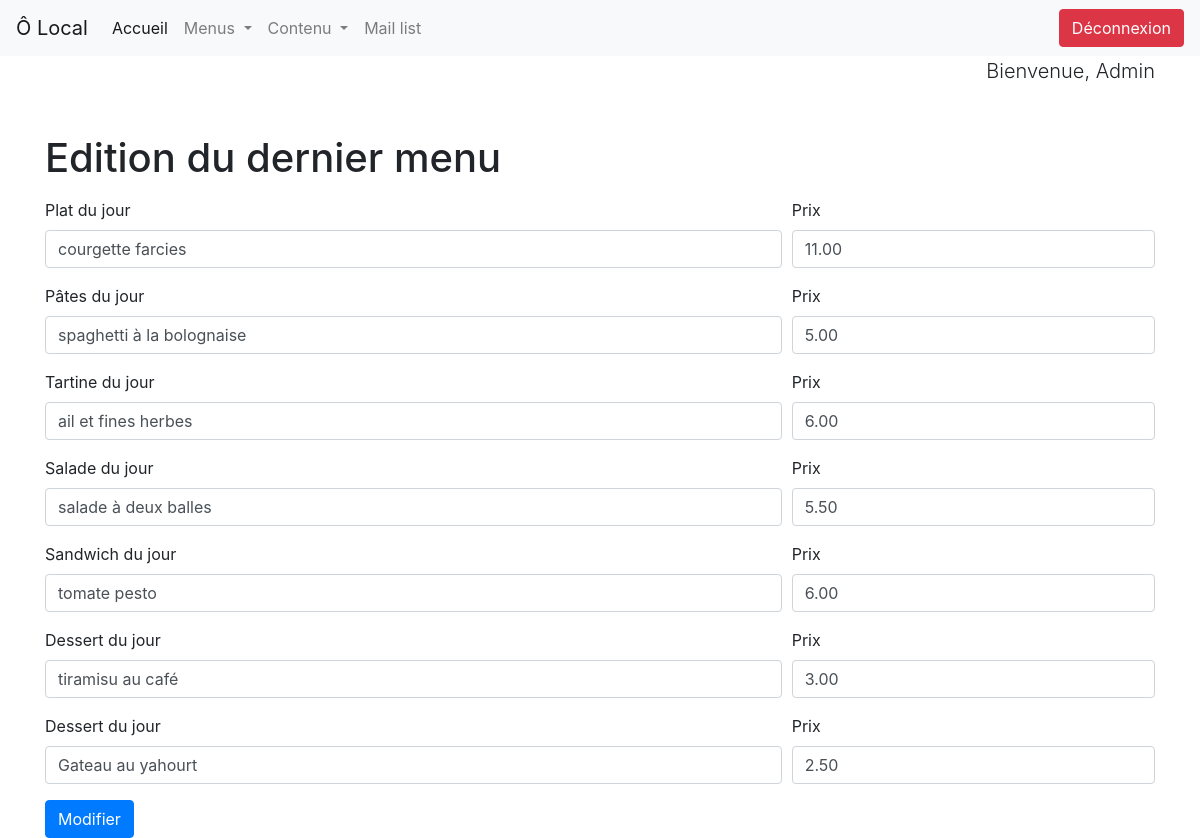
The app's page /backOffice/editMenu.php (signed in) with its own data.
### tables this page shows
CREATE TABLE `products` (
  `id` int(11) NOT NULL,
  `name` varchar(255) NOT NULL,
  `price` float(10,2) NOT NULL,
  `category` varchar(255) NOT NULL,
  `menu_id` int(11) NOT NULL
);

### backOffice/includes/views/editMenu.phtml (the view, shortened to what this page needs)
<main class="container-xl">
    <p class="text-right mb-5 lead">Bienvenue, <?= htmlspecialchars($_SESSION['admin']['name']) ?></p>
    <h1 class="ml-5 ml-md-auto text-left">Edition du dernier menu</h1>
    <form action='' method='POST'>
        <?php foreach($products as $product): ?>
            <?php if ( $product['category'] != 'Dessert'): ?>
                <div class="form-row">
                    <div class="form-group col-md-8">
                        <label for="<?= htmlspecialchars($product['category']) ?>"><?= htmlspecialchars($product['category']) ?> du jour</label>
                        <input type="text" class="form-control" id="<?= htmlspecialchars($product['category']) ?>" name="<?= htmlspecialchars($product['category']) ?>" value='<?= htmlspecialchars($product['name']) ?>'>
                    </div>
                    <div class="form-group col-md">
                        <label for="<?= htmlspecialchars($product['category']) ?>_price">Prix</label>
                        <input type="text" class="form-control" id="<?= htmlspecialchars($product['category']) ?>_price" name="<?= htmlspecialchars($product['category']) ?>_price" value='<?= htmlspecialchars($product['price']) ?>'>
                    </div>
                </div>
            <?php else: ?>
                <div class="form-row">
                    <div class="form-group col-md-8">
                        <label for="<?= htmlspecialchars($product['category']) ?>"><?= htmlspecialchars($product['category']) ?> du jour</label>
                        <input type="text" class="form-control" id="<?= htmlspecialchars($product['category']) ?>" name="<?= htmlspecialchars($product['category']) ?>[]" value='<?= htmlspecialchars($product['name']) ?>'>
                    </div>
                    <div class="form-group col-md">
                        <label for="<?= htmlspecialchars($product['category']) ?>_price">Prix</label>
                        <input type="text" class="form-control" id="<?= htmlspecialchars($product['category']) ?>_price" name="<?= htmlspecialchars($product['category']) ?>_prices[]" value='<?= htmlspecialchars($product['price']) ?>'>
                    </div>
                </div>
            <?php endif; ?>
        <?php endforeach; ?>
        <button type="submit" class="btn btn-primary">Modifier</button>
    </form>
</main>
</body>
</html>

### records on screen
products: category "Plat", Plat "courgette farcies", Plat_price "11.00"
products: category "Pâtes", Pâtes "spaghetti à la bolognaise", Pâtes_price "5.00"
products: category "Tartine", Tartine "ail et fines herbes", Tartine_price "6.00"
products: category "Salade", Salade "salade à deux balles", Salade_price "5.50"
products: category "Sandwich", Sandwich "tomate pesto", Sandwich_price "6.00"
products: category "Dessert", name "tiramisu au café", price "3.00"
products: category "Dessert", name "Gateau au yahourt", price "2.50"

### other values on screen
$_SESSION['admin']['name'] "Admin"
